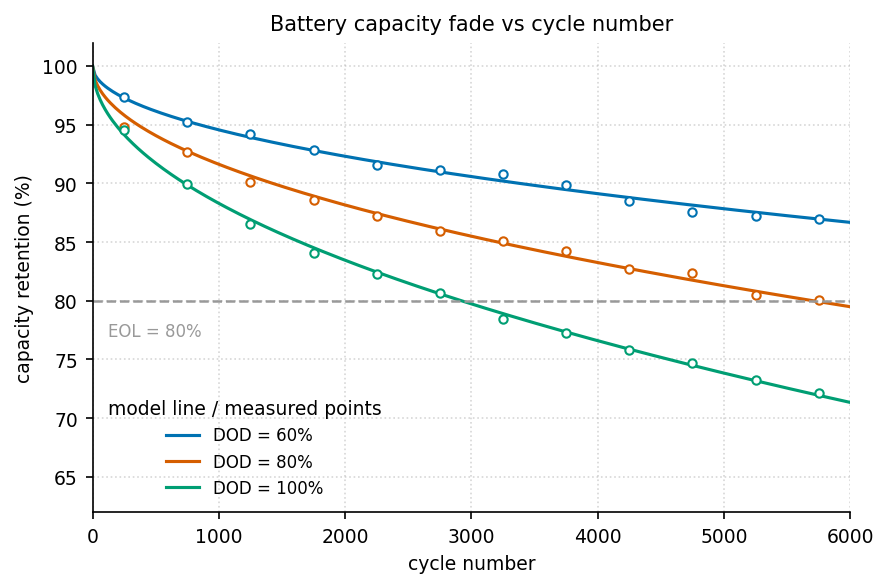

Source code (Python):
"""battery_degradation: 储能电池寿命衰减（容量保持率 vs 循环次数，DOD 分组 + EOL 线 + 实测散点）."""
import sys, os; sys.path.insert(0, os.path.join(os.path.dirname(os.path.abspath(__file__)), '..', '..', '_utils', 'python'))
import numpy as np
import matplotlib.pyplot as plt
from theme import apply_theme
from palette import cycle

def _retention(n, dod):
    """容量衰减经验模型 (LiFePO4 风格):
    fade(%) = k * DOD^1.5 * sqrt(N)  — sqrt(N) 项对应 SEI 膜扩散控制生长,
    DOD^1.5 反映深放电加速机械/化学应力 (Wohler 类应力-寿命关系)。
    k 取 0.37 使 100% DOD 约 2900 次循环到 80% EOL。
    """
    k = 0.37
    return 100.0 - k * dod ** 1.5 * np.sqrt(n)

def make_figure(dods=None, title='Battery capacity fade vs cycle number'):
    apply_theme()
    rng = np.random.default_rng(0)
    if dods is None:
        dods = [0.6, 0.8, 1.0]
    eol = 80.0                                                # EOL 阈值 (%)
    n = np.linspace(0, 6000, 300)
    fig, ax = plt.subplots()
    for i, dod in enumerate(dods):
        q = _retention(n, dod)
        ax.plot(n, q, color=cycle(i), label=f'DOD = {dod*100:.0f}%')
        # 同模型加测量噪声的"实测"散点 (每 500 循环抽检一次)
        n_meas = np.arange(250, 6001, 500)
        q_meas = _retention(n_meas, dod) + rng.normal(0, 0.45, n_meas.size)
        ax.plot(n_meas, q_meas, linestyle='none', marker='o', markersize=4,
                markerfacecolor='white', markeredgecolor=cycle(i),
                markeredgewidth=1.0)
    ax.axhline(eol, color=cycle(7), linestyle='--', linewidth=1.2)
    ax.text(120, eol - 1.8, f'EOL = {eol:.0f}%', fontsize=8, color=cycle(7),
            va='top')
    ax.set_xlabel('cycle number'); ax.set_ylabel('capacity retention (%)')
    ax.set_title(title)
    ax.set_xlim(0, 6000); ax.set_ylim(62, 102)
    ax.legend(frameon=False, loc='lower left', title='model line / measured points')
    ax.grid(True, linestyle=':', alpha=0.5)
    fig.tight_layout()
    return fig

if __name__ == '__main__':
    fig = make_figure(); fig.savefig(__file__.replace('.py', '.png'), dpi=150)
